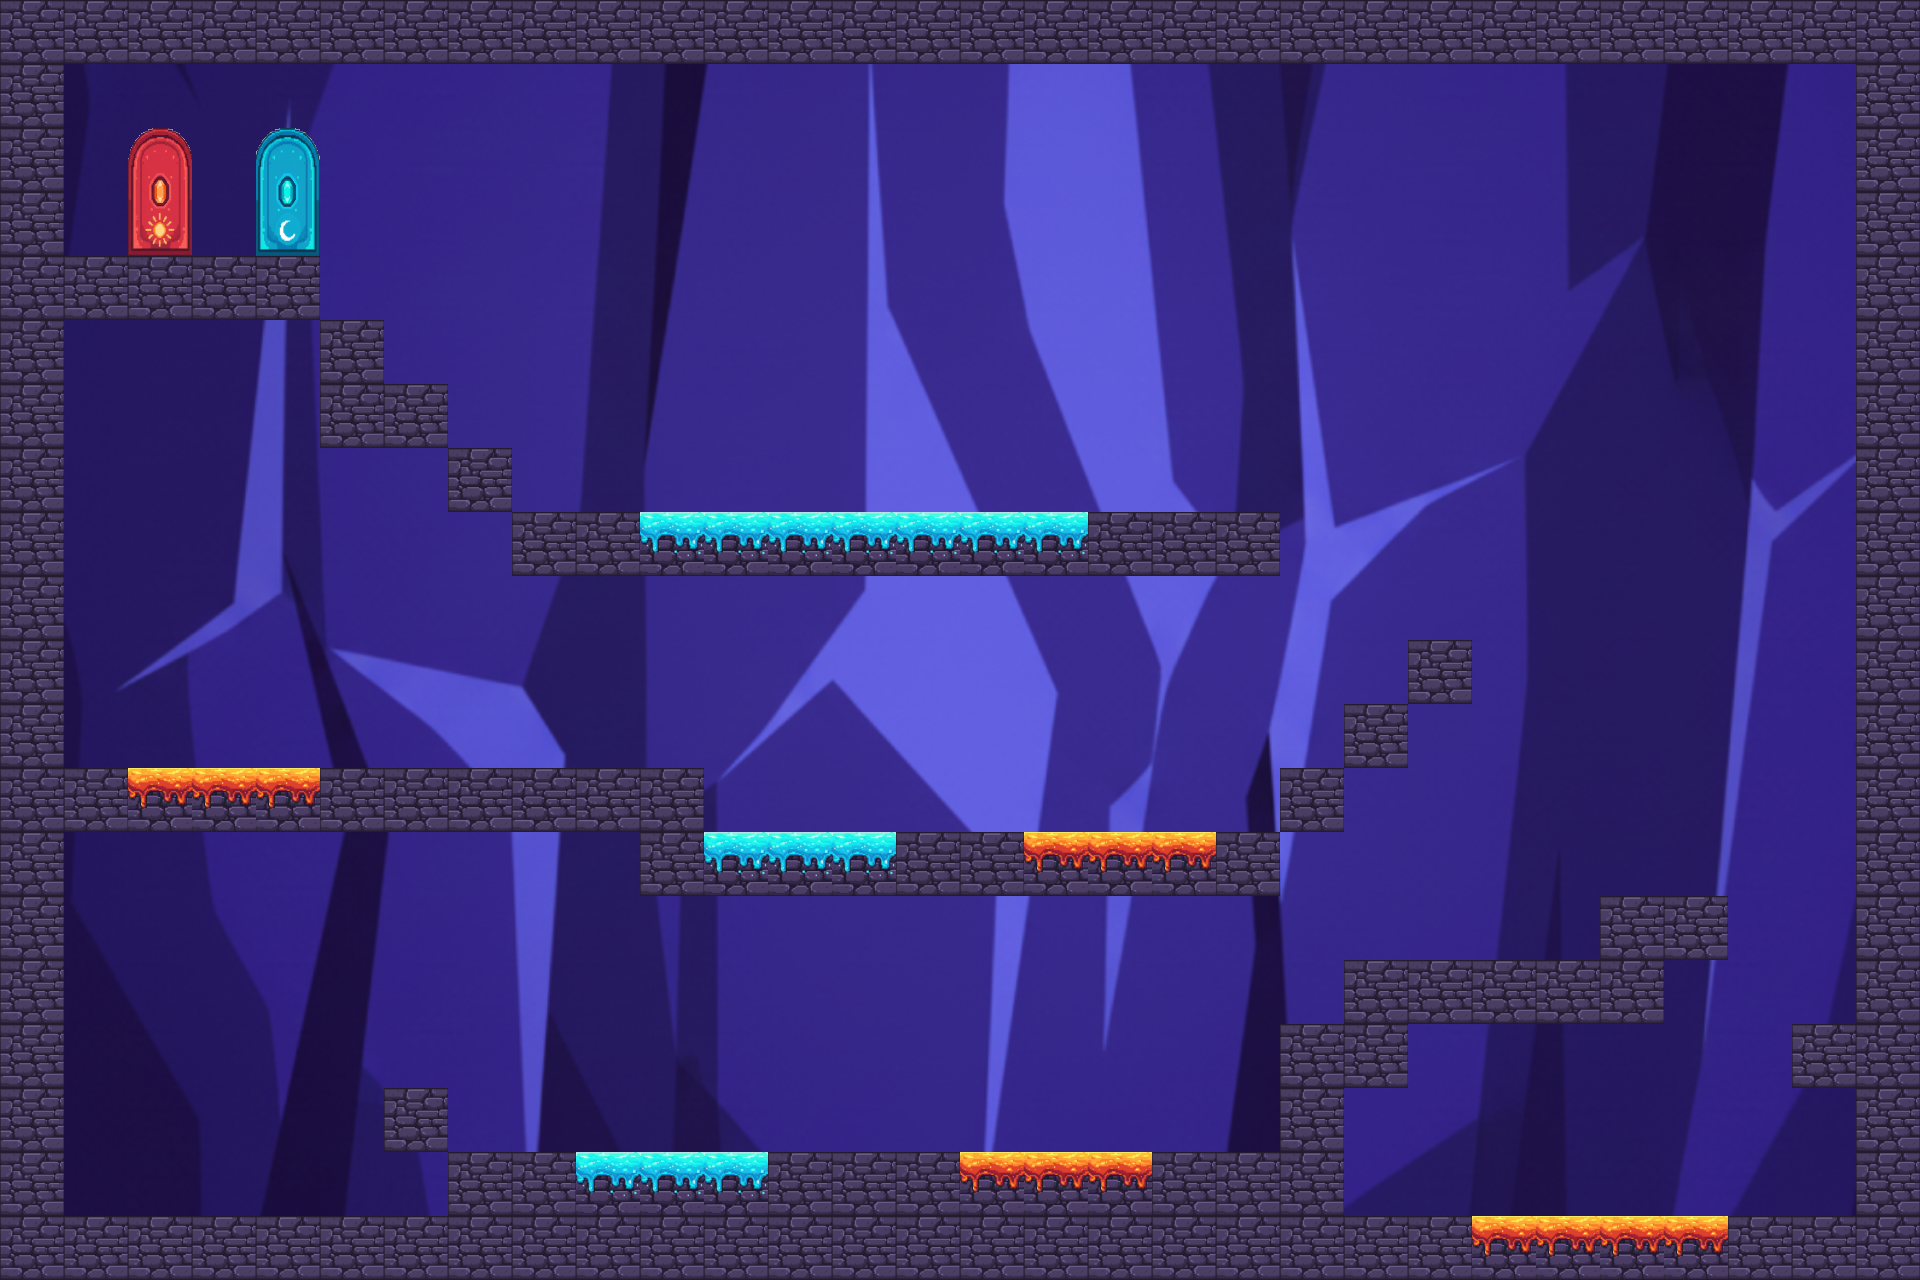

The image is a tile-based game level rendered from a .tmx file. Its description and source (layers, tilesets, objects; grid data summarised) follow:
An orthogonal 30x20 tile map with 64x64 px tiles, 6 tile layers (Fondo, Piedra, Agua, Lava, ...), 8 tilesets and 52 objects.

<map version="1.10" tiledversion="1.11.2" orientation="orthogonal" renderorder="right-down" width="30" height="20" tilewidth="64" tileheight="64" infinite="0" nextlayerid="18" nextobjectid="69">
 <tileset firstgid="1" source="elementos.tsx" />
 <tileset firstgid="99" source="Piedra.tsx" />
 <tileset firstgid="100" source="puertaLuna.tsx" />
 <tileset firstgid="102" source="puertaSol.tsx" />
 <tileset firstgid="104" source="Lava.tsx" />
 <tileset firstgid="105" source="agua.tsx" />
 <tileset firstgid="106" source="lava.tsx" />
 <tileset firstgid="107" source="FondoRocoso.tsx" />
 <layer id="2" name="Fondo" width="30" height="20">
  <data>[600 cells, 600 non-empty, 600 distinct tile ids]</data>
 </layer>
 <layer id="3" name="Piedra" width="30" height="20">
  <data>[600 cells, 165 non-empty, 1 distinct tile ids]</data>
 </layer>
 <layer id="4" name="Agua" width="30" height="20">
  <data>[600 cells, 13 non-empty, 1 distinct tile ids]</data>
 </layer>
 <layer id="5" name="Lava" width="30" height="20">
  <data>[600 cells, 13 non-empty, 2 distinct tile ids]</data>
 </layer>
 <layer id="6" name="Puerta" width="30" height="20">
  <data>[600 cells, 4 non-empty, 4 distinct tile ids]</data>
 </layer>
 <layer id="7" name="Elementos" width="30" height="20">
  <data>[600 cells, 0 non-empty, 0 distinct tile ids]</data>
 </layer>
 <objectgroup id="9" name="PuertaSol">
  <object id="59" x="127.273" y="130.182" width="63.6364" height="131.424" />
 </objectgroup>
 <objectgroup id="10" name="PuertaLuna">
  <object id="58" x="254.545" y="125.212" width="63.6364" height="130.303" />
 </objectgroup>
 <objectgroup id="11" name="Estrellas">
  <object id="60" x="187.879" y="572.727" width="63.6364" height="69.697" />
  <object id="61" x="945.455" y="703.03" width="75.7576" height="66.6667" />
  <object id="62" x="1530.3" y="1087.88" width="63.6364" height="60.6061" />
  <object id="63" x="1630.3" y="1083.94" width="69.697" height="66.6667" />
  <object id="64" x="1021.21" y="1018.18" width="72.7273" height="69.697" />
  <object id="65" x="630.303" y="1024.24" width="78.7879" height="69.697" />
  <object id="66" x="695.909" y="379.848" width="69.697" height="66.6667" />
  <object id="67" x="826.242" y="377.788" width="69.697" height="69.697" />
  <object id="68" x="960.606" y="375.758" width="66.6667" height="75.7576" />
 </objectgroup>
 <objectgroup id="14" name="BloquesMoviles">
  <object id="57" x="1105.85" y="446.455" width="69.697" height="63.6364" />
 </objectgroup>
 <objectgroup id="13" name="PeligroAgua">
  <object id="54" x="640.364" y="517.091" width="446.576" height="16.2424" />
  <object id="55" x="703.03" y="837.303" width="190.909" height="20.2727" />
  <object id="56" x="572.727" y="1156.55" width="193.939" height="25.2727" />
 </objectgroup>
 <objectgroup id="17" name="Barrera" />
 <objectgroup id="16" name="Botones" />
 <objectgroup id="12" name="PeligroLava">
  <object id="50" x="130.303" y="776.969" width="187.879" height="15.9394" />
  <object id="51" x="1026.63" y="838.606" width="187.879" height="19.2727" />
  <object id="52" x="961.545" y="1158.45" width="194" height="18.2424" />
  <object id="53" x="1466.67" y="1215.15" width="266.667" height="30.303" />
 </objectgroup>
 <objectgroup id="8" name="Colisiones">
  <object id="1" x="3.0303" y="-3.0303" width="1912.12" height="66.6667" />
  <object id="3" x="1854.55" y="-6.06061" width="66.6667" height="1293.94" />
  <object id="4" x="-3.0303" y="1214.15" width="1472.73" height="69.697" />
  <object id="6" x="1730.3" y="1217.09" width="193.939" height="67.7576" />
  <object id="7" x="1790.91" y="1021.21" width="127.273" height="69.697" />
  <object id="8" x="-3.0303" y="-6.06061" width="69.697" height="1296.97" />
  <object id="10" x="-9.09091" y="259.515" width="330.303" height="61.697" />
  <object id="11" x="315.152" y="320.485" width="72.7273" height="124.97" />
  <object id="12" x="315.152" y="381.818" width="130.303" height="69.697" />
  <object id="13" x="448.485" y="445.455" width="63.0303" height="69.697" />
  <object id="14" x="515.152" y="512.121" width="124.182" height="60.6061" />
  <object id="28" x="1087.88" y="512.061" width="190.909" height="63.6364" />
  <object id="29" x="1410.33" y="642.575" width="62.7879" height="61.4546" />
  <object id="30" x="1344.36" y="704.97" width="64.7273" height="61.697" />
  <object id="31" x="1281.09" y="770.303" width="67.394" height="63.0303" />
  <object id="32" x="1217.18" y="832.94" width="60" height="60" />
  <object id="33" x="897.97" y="830.273" width="127.273" height="62.6667" />
  <object id="34" x="3.0303" y="770.303" width="127.273" height="60" />
  <object id="35" x="318.182" y="770.667" width="381.818" height="60.3637" />
  <object id="36" x="636.364" y="769.939" width="66.6667" height="120.97" />
  <object id="37" x="381.818" y="1084.85" width="69.697" height="66.6667" />
  <object id="38" x="451.515" y="1151.52" width="121.212" height="62.5455" />
  <object id="39" x="763.636" y="1152.48" width="197.909" height="57.5758" />
  <object id="40" x="1154.55" y="1153.55" width="187.879" height="66.6667" />
  <object id="41" x="1278.79" y="1021.21" width="66.6667" height="203.03" />
  <object id="42" x="1342.42" y="1021.82" width="66.6667" height="66.0606" />
  <object id="43" x="1348.48" y="962.909" width="318.182" height="58.3031" />
  <object id="44" x="1600.73" y="896.97" width="129.575" height="66.6667" />
  <object id="45" x="1469.7" y="1247.52" width="260.606" height="33.3333" />
  <object id="46" x="572.727" y="1176.76" width="581.818" height="33.3333" />
  <object id="47" x="706.061" y="858.576" width="512.121" height="33.3333" />
  <object id="48" x="127.273" y="793.939" width="190.909" height="36.3636" />
  <object id="49" x="623.242" y="537.333" width="472.727" height="36.3636" />
 </objectgroup>
</map>
